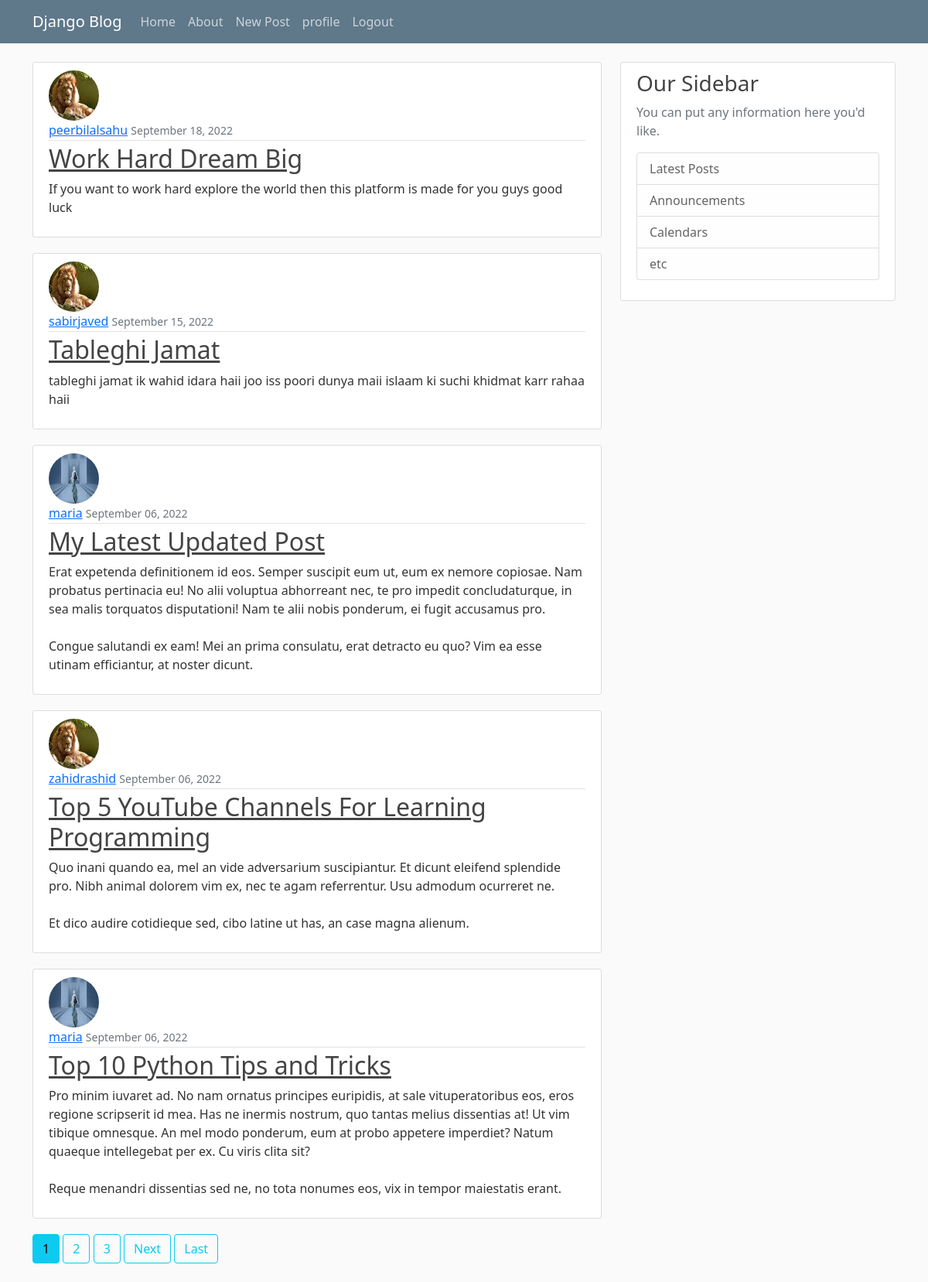
Screenshot of / (signed in) with the database file from the repository.
### janu/models.py (models this page shows, shortened)
class Post (models.Model):
    title = models.CharField(max_length=100)
    content = models.TextField()
    date_posted = models.DateTimeField(default=timezone.now)
    author = models.ForeignKey(User,on_delete = models.CASCADE)

### users/models.py (models this page shows, shortened)
class Profile (models.Model):
    user = models.OneToOneField(User, on_delete=models.CASCADE)
    image = models.ImageField(default='default.jpg',upload_to='profile_pics')

### janu/views.py (the view)
# urls.py: path('',PostListView.as_view(),name ='blog-home'),
class PostListView(ListView):
     model = Post
     template_name= 'janu/hello.html' #<app>/<model>_<viewtype>.html
     context_object_name='posts'
     ordering=['-date_posted']
     paginate_by = 5

### janu/templates/janu/hello.html (shortened to what this page needs)
{% extends "janu/base.html" %}
{% block content %}
 {% for post in posts%}
    <article class="media content-section">
      <img class="rounded-circle article-img" src="{{ post.author.profile.image.url }}">
      <div class="media-body">
        <div class="article-metadata">
          <a class="mr-2" href="{% url 'user-posts' post.author.username %}">{{ post.author }}</a>
          <small class="text-muted">{{ post.date_posted |date:"F d, Y"}}</small>
        </div>
        <h2><a class="article-title" href="{% url 'post-detail' post.id %}">{{ post.title }}</a></h2>
        <p class="article-content">{{ post.content }}</p>
      </div>
    </article>
 {% endfor %}
 {% if is_paginated %}
   {% for num in page_obj.paginator.page_range %}
     {% if page_obj.number == num %}
        <a class="btn btn-info mb-4" href="?page={{ num }}">{{ num }}</a>
     {% elif num > page_obj.number|add:'-3' and num < page_obj.number|add:'3' %}
        <a class="btn btn-outline-info mb-4" href="?page={{ num }}">{{ num }}</a>
     {% endif %}
   {% endfor %}
   {% if page_obj.has_next %}
      <a class="btn btn-outline-info mb-4" href="?page={{page_obj.next_page_number}}">Next</a>
      <a class="btn btn-outline-info mb-4" href="?page={{ page_obj.paginator.num_pages }}">Last</a>
   {% endif %}
 {% endif %}
{% endblock content %}

### janu/static/janu/main.css (style rules this page uses)
body { background: #fafafa; color: #333333; margin-top: 5rem; }
h1, h2, h3, h4, h5, h6 { color: #444444; }
.content-section { background: #ffffff; padding: 10px 20px; border: 1px solid #dddddd; border-radius: 3px; margin-bottom: 20px; }
.article-title { color: #444444; }
.article-content { white-space: pre-line; }
.article-img { height: 65px; width: 65px; margin-right: 16px; }
.article-metadata { padding-bottom: 1px; margin-bottom: 4px; border-bottom: 1px solid #e3e3e3 }

### rows the page displays
Post: author.profile.image (placeholder picture), author "peerbilalsahu", date_posted "September 18, 2022", title "Work Hard Dream Big", content "If you want to work hard explore the world then this platform is made for you guys good luck"
Post: author.profile.image (placeholder picture), author "sabirjaved", date_posted "September 15, 2022", title "Tableghi Jamat", content "tableghi jamat ik wahid idara haii joo iss poori dunya maii islaam ki suchi khidmat karr rahaa haii"
Post: author.profile.image (picture), author "maria", date_posted "September 06, 2022", title "My Latest Updated Post", content "Erat expetenda definitionem id eos. Semper suscipit eum ut, eum ex nemore copiosae. Nam probatus pertinacia eu! No alii voluptua abhorreant nec, te pro impedit concludaturque, in sea malis torquatos disputationi! Nam te alii nobis ponderum, ei fugit accusamus pro. Congue salutandi ex eam! Mei an prima consulatu, erat detracto eu quo? Vim ea esse utinam efficiantur, at noster dicunt."
Post: author.profile.image (placeholder picture), author "zahidrashid", date_posted "September 06, 2022", title "Top 5 YouTube Channels For Learning Programming", content "Quo inani quando ea, mel an vide adversarium suscipiantur. Et dicunt eleifend splendide pro. Nibh animal dolorem vim ex, nec te agam referrentur. Usu admodum ocurreret ne. Et dico audire cotidieque sed, cibo latine ut has, an case magna alienum."
Post: author.profile.image (picture), author "maria", date_posted "September 06, 2022", title "Top 10 Python Tips and Tricks", content "Pro minim iuvaret ad. No nam ornatus principes euripidis, at sale vituperatoribus eos, eros regione scripserit id mea. Has ne inermis nostrum, quo tantas melius dissentias at! Ut vim tibique omnesque. An mel modo ponderum, eum at probo appetere imperdiet? Natum quaeque intellegebat per ex. Cu viris clita sit? Reque menandri dissentias sed ne, no tota nonumes eos, vix in tempor maiestatis erant."

### other values shown
{{ num }} "1"
{{ num }} "2" "3"
